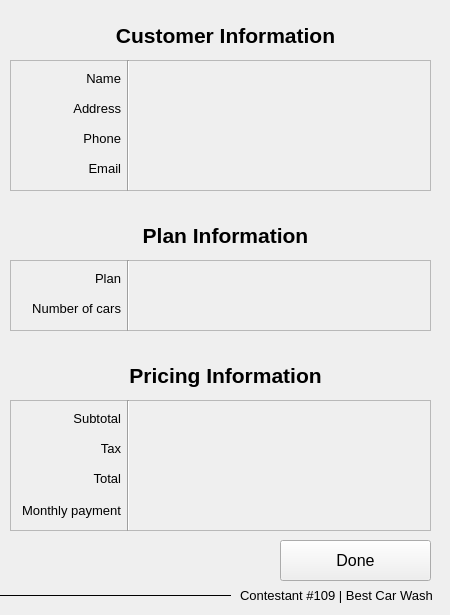
<?xml version="1.0" encoding="UTF-8"?>
<ui version="4.0">
 <class>Summary</class>
 <widget class="QWidget" name="Summary">
  <property name="geometry">
   <rect>
    <x>0</x>
    <y>0</y>
    <width>450</width>
    <height>615</height>
   </rect>
  </property>
  <property name="windowTitle">
   <string>Summary | Best Car Wash</string>
  </property>
  <widget class="QFrame" name="frame">
   <property name="geometry">
    <rect>
     <x>10</x>
     <y>60</y>
     <width>421</width>
     <height>131</height>
    </rect>
   </property>
   <property name="frameShape">
    <enum>QFrame::StyledPanel</enum>
   </property>
   <property name="frameShadow">
    <enum>QFrame::Plain</enum>
   </property>
   <widget class="QLabel" name="label">
    <property name="geometry">
     <rect>
      <x>20</x>
      <y>10</y>
      <width>91</width>
      <height>16</height>
     </rect>
    </property>
    <property name="font">
     <font>
      <pointsize>10</pointsize>
     </font>
    </property>
    <property name="text">
     <string>Name</string>
    </property>
    <property name="alignment">
     <set>Qt::AlignRight|Qt::AlignTrailing|Qt::AlignVCenter</set>
    </property>
   </widget>
   <widget class="QLabel" name="label_2">
    <property name="geometry">
     <rect>
      <x>20</x>
      <y>40</y>
      <width>91</width>
      <height>16</height>
     </rect>
    </property>
    <property name="font">
     <font>
      <pointsize>10</pointsize>
     </font>
    </property>
    <property name="text">
     <string>Address</string>
    </property>
    <property name="alignment">
     <set>Qt::AlignRight|Qt::AlignTrailing|Qt::AlignVCenter</set>
    </property>
   </widget>
   <widget class="QLabel" name="label_3">
    <property name="geometry">
     <rect>
      <x>20</x>
      <y>70</y>
      <width>91</width>
      <height>16</height>
     </rect>
    </property>
    <property name="font">
     <font>
      <pointsize>10</pointsize>
     </font>
    </property>
    <property name="text">
     <string>Phone</string>
    </property>
    <property name="alignment">
     <set>Qt::AlignRight|Qt::AlignTrailing|Qt::AlignVCenter</set>
    </property>
   </widget>
   <widget class="QLabel" name="label_5">
    <property name="geometry">
     <rect>
      <x>20</x>
      <y>100</y>
      <width>91</width>
      <height>16</height>
     </rect>
    </property>
    <property name="font">
     <font>
      <pointsize>10</pointsize>
     </font>
    </property>
    <property name="text">
     <string>Email</string>
    </property>
    <property name="alignment">
     <set>Qt::AlignRight|Qt::AlignTrailing|Qt::AlignVCenter</set>
    </property>
   </widget>
   <widget class="QLabel" name="lblName">
    <property name="geometry">
     <rect>
      <x>130</x>
      <y>10</y>
      <width>281</width>
      <height>16</height>
     </rect>
    </property>
    <property name="text">
     <string/>
    </property>
   </widget>
   <widget class="QLabel" name="lblAddress">
    <property name="geometry">
     <rect>
      <x>130</x>
      <y>40</y>
      <width>281</width>
      <height>16</height>
     </rect>
    </property>
    <property name="text">
     <string/>
    </property>
   </widget>
   <widget class="QLabel" name="lblPhone">
    <property name="geometry">
     <rect>
      <x>130</x>
      <y>70</y>
      <width>281</width>
      <height>16</height>
     </rect>
    </property>
    <property name="text">
     <string/>
    </property>
   </widget>
   <widget class="QLabel" name="lblEmail">
    <property name="geometry">
     <rect>
      <x>130</x>
      <y>100</y>
      <width>281</width>
      <height>16</height>
     </rect>
    </property>
    <property name="text">
     <string/>
    </property>
   </widget>
   <widget class="Line" name="line">
    <property name="geometry">
     <rect>
      <x>110</x>
      <y>0</y>
      <width>16</width>
      <height>131</height>
     </rect>
    </property>
    <property name="orientation">
     <enum>Qt::Vertical</enum>
    </property>
   </widget>
  </widget>
  <widget class="QLabel" name="label_4">
   <property name="geometry">
    <rect>
     <x>20</x>
     <y>20</y>
     <width>411</width>
     <height>31</height>
    </rect>
   </property>
   <property name="font">
    <font>
     <pointsize>16</pointsize>
     <weight>75</weight>
     <bold>true</bold>
    </font>
   </property>
   <property name="text">
    <string>Customer Information</string>
   </property>
   <property name="alignment">
    <set>Qt::AlignCenter</set>
   </property>
  </widget>
  <widget class="QFrame" name="frame_2">
   <property name="geometry">
    <rect>
     <x>10</x>
     <y>260</y>
     <width>421</width>
     <height>71</height>
    </rect>
   </property>
   <property name="frameShape">
    <enum>QFrame::StyledPanel</enum>
   </property>
   <property name="frameShadow">
    <enum>QFrame::Plain</enum>
   </property>
   <widget class="QLabel" name="label_18">
    <property name="geometry">
     <rect>
      <x>20</x>
      <y>10</y>
      <width>91</width>
      <height>16</height>
     </rect>
    </property>
    <property name="font">
     <font>
      <pointsize>10</pointsize>
     </font>
    </property>
    <property name="text">
     <string>Plan</string>
    </property>
    <property name="alignment">
     <set>Qt::AlignRight|Qt::AlignTrailing|Qt::AlignVCenter</set>
    </property>
   </widget>
   <widget class="QLabel" name="label_19">
    <property name="geometry">
     <rect>
      <x>20</x>
      <y>40</y>
      <width>91</width>
      <height>16</height>
     </rect>
    </property>
    <property name="font">
     <font>
      <pointsize>10</pointsize>
     </font>
    </property>
    <property name="text">
     <string>Number of cars</string>
    </property>
    <property name="alignment">
     <set>Qt::AlignRight|Qt::AlignTrailing|Qt::AlignVCenter</set>
    </property>
   </widget>
   <widget class="QLabel" name="lblPlan">
    <property name="geometry">
     <rect>
      <x>130</x>
      <y>10</y>
      <width>281</width>
      <height>16</height>
     </rect>
    </property>
    <property name="text">
     <string/>
    </property>
   </widget>
   <widget class="QLabel" name="lblCars">
    <property name="geometry">
     <rect>
      <x>130</x>
      <y>40</y>
      <width>281</width>
      <height>16</height>
     </rect>
    </property>
    <property name="text">
     <string/>
    </property>
   </widget>
   <widget class="Line" name="line_3">
    <property name="geometry">
     <rect>
      <x>110</x>
      <y>0</y>
      <width>16</width>
      <height>71</height>
     </rect>
    </property>
    <property name="orientation">
     <enum>Qt::Vertical</enum>
    </property>
   </widget>
  </widget>
  <widget class="QLabel" name="label_26">
   <property name="geometry">
    <rect>
     <x>20</x>
     <y>220</y>
     <width>411</width>
     <height>31</height>
    </rect>
   </property>
   <property name="font">
    <font>
     <pointsize>16</pointsize>
     <weight>75</weight>
     <bold>true</bold>
    </font>
   </property>
   <property name="text">
    <string>Plan Information</string>
   </property>
   <property name="alignment">
    <set>Qt::AlignCenter</set>
   </property>
  </widget>
  <widget class="QLabel" name="label_27">
   <property name="geometry">
    <rect>
     <x>240</x>
     <y>587</y>
     <width>201</width>
     <height>16</height>
    </rect>
   </property>
   <property name="font">
    <font>
     <pointsize>10</pointsize>
    </font>
   </property>
   <property name="text">
    <string>Contestant #109 | Best Car Wash</string>
   </property>
  </widget>
  <widget class="Line" name="line_4">
   <property name="geometry">
    <rect>
     <x>0</x>
     <y>580</y>
     <width>231</width>
     <height>31</height>
    </rect>
   </property>
   <property name="frameShadow">
    <enum>QFrame::Plain</enum>
   </property>
   <property name="orientation">
    <enum>Qt::Horizontal</enum>
   </property>
  </widget>
  <widget class="QPushButton" name="btnDone">
   <property name="geometry">
    <rect>
     <x>280</x>
     <y>540</y>
     <width>151</width>
     <height>41</height>
    </rect>
   </property>
   <property name="font">
    <font>
     <pointsize>12</pointsize>
    </font>
   </property>
   <property name="text">
    <string>Done</string>
   </property>
  </widget>
  <widget class="QLabel" name="label_28">
   <property name="geometry">
    <rect>
     <x>20</x>
     <y>360</y>
     <width>411</width>
     <height>31</height>
    </rect>
   </property>
   <property name="font">
    <font>
     <pointsize>16</pointsize>
     <weight>75</weight>
     <bold>true</bold>
    </font>
   </property>
   <property name="text">
    <string>Pricing Information</string>
   </property>
   <property name="alignment">
    <set>Qt::AlignCenter</set>
   </property>
  </widget>
  <widget class="QFrame" name="frame_3">
   <property name="geometry">
    <rect>
     <x>10</x>
     <y>400</y>
     <width>421</width>
     <height>131</height>
    </rect>
   </property>
   <property name="frameShape">
    <enum>QFrame::StyledPanel</enum>
   </property>
   <property name="frameShadow">
    <enum>QFrame::Plain</enum>
   </property>
   <widget class="QLabel" name="label_20">
    <property name="geometry">
     <rect>
      <x>20</x>
      <y>10</y>
      <width>91</width>
      <height>16</height>
     </rect>
    </property>
    <property name="font">
     <font>
      <pointsize>10</pointsize>
     </font>
    </property>
    <property name="text">
     <string>Subtotal</string>
    </property>
    <property name="alignment">
     <set>Qt::AlignRight|Qt::AlignTrailing|Qt::AlignVCenter</set>
    </property>
   </widget>
   <widget class="QLabel" name="label_21">
    <property name="geometry">
     <rect>
      <x>20</x>
      <y>40</y>
      <width>91</width>
      <height>16</height>
     </rect>
    </property>
    <property name="font">
     <font>
      <pointsize>10</pointsize>
     </font>
    </property>
    <property name="text">
     <string>Tax</string>
    </property>
    <property name="alignment">
     <set>Qt::AlignRight|Qt::AlignTrailing|Qt::AlignVCenter</set>
    </property>
   </widget>
   <widget class="QLabel" name="lblSubtotal">
    <property name="geometry">
     <rect>
      <x>130</x>
      <y>10</y>
      <width>281</width>
      <height>16</height>
     </rect>
    </property>
    <property name="text">
     <string/>
    </property>
   </widget>
   <widget class="QLabel" name="lblTax">
    <property name="geometry">
     <rect>
      <x>130</x>
      <y>40</y>
      <width>281</width>
      <height>16</height>
     </rect>
    </property>
    <property name="text">
     <string/>
    </property>
   </widget>
   <widget class="Line" name="line_5">
    <property name="geometry">
     <rect>
      <x>110</x>
      <y>0</y>
      <width>16</width>
      <height>131</height>
     </rect>
    </property>
    <property name="orientation">
     <enum>Qt::Vertical</enum>
    </property>
   </widget>
   <widget class="QLabel" name="label_29">
    <property name="geometry">
     <rect>
      <x>20</x>
      <y>70</y>
      <width>91</width>
      <height>16</height>
     </rect>
    </property>
    <property name="font">
     <font>
      <pointsize>10</pointsize>
     </font>
    </property>
    <property name="text">
     <string>Total</string>
    </property>
    <property name="alignment">
     <set>Qt::AlignRight|Qt::AlignTrailing|Qt::AlignVCenter</set>
    </property>
   </widget>
   <widget class="QLabel" name="lblTotal">
    <property name="geometry">
     <rect>
      <x>130</x>
      <y>70</y>
      <width>281</width>
      <height>16</height>
     </rect>
    </property>
    <property name="text">
     <string/>
    </property>
   </widget>
   <widget class="QLabel" name="lblMonthlyPayment">
    <property name="geometry">
     <rect>
      <x>130</x>
      <y>100</y>
      <width>281</width>
      <height>16</height>
     </rect>
    </property>
    <property name="text">
     <string/>
    </property>
   </widget>
   <widget class="QLabel" name="label_30">
    <property name="geometry">
     <rect>
      <x>10</x>
      <y>100</y>
      <width>101</width>
      <height>20</height>
     </rect>
    </property>
    <property name="font">
     <font>
      <pointsize>10</pointsize>
     </font>
    </property>
    <property name="text">
     <string>Monthly payment</string>
    </property>
    <property name="alignment">
     <set>Qt::AlignRight|Qt::AlignTrailing|Qt::AlignVCenter</set>
    </property>
   </widget>
  </widget>
 </widget>
 <resources/>
 <connections/>
</ui>
